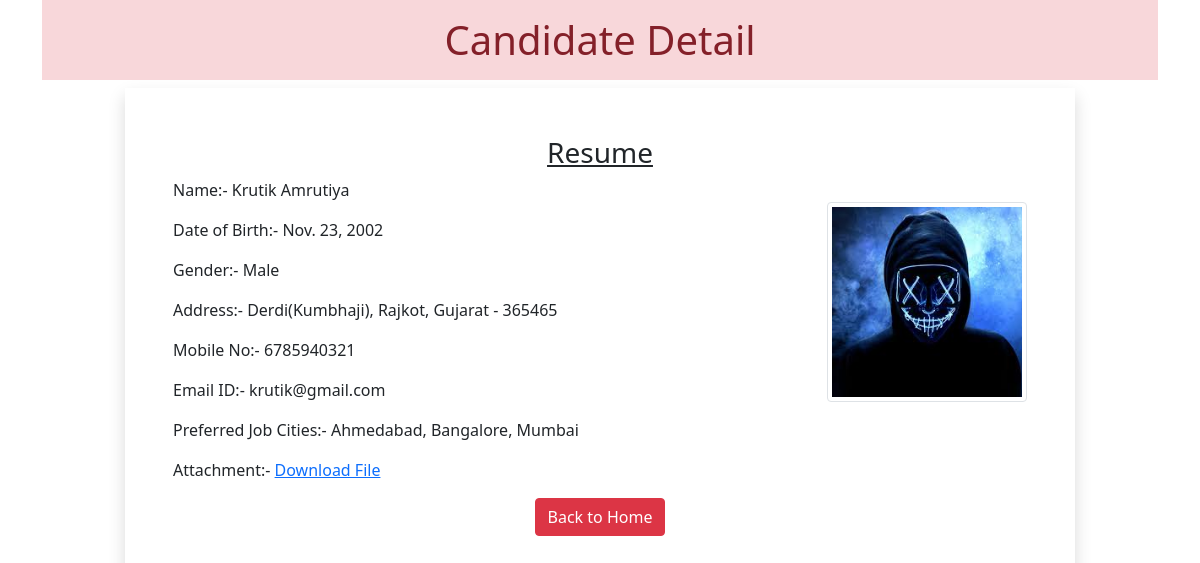
The page /1 on the database its author committed.
### myapp/models.py (models this page shows)
class Resume(models.Model):
    name = models.CharField(max_length=100)
    dob = models.DateField(auto_now=False,auto_now_add=False)
    gender = models.CharField(max_length=10)
    locality = models.CharField(max_length=100)
    city = models.CharField(max_length=100)
    pin = models.PositiveIntegerField()
    state = models.CharField(choices=STATE_CHOICE ,max_length=50)
    mobile = models.PositiveIntegerField()
    email = models.EmailField()
    job_city = models.CharField(max_length=100)
    profile_image = models.ImageField(upload_to='profileimg',blank=True)
    my_file = models.FileField(upload_to='doc',blank=True)

### myapp/views.py (the view)
# urls.py: path('<int:pk>', views.CandidateView.as_view(), name='Candidate')
class CandidateView(View):
    def get(self,request,pk):
        candidate = Resume.objects.get(pk=pk)
        return render(request,'candidate.html',{'candidate':candidate})

### myapp/templatetags/myfilter.py (called while the page is built)
@register.filter(name='remove_special')
def remove_chars(value, arg):
    for character in arg:
        value = value.replace(character, "")
    return value

### template/candidate.html (shortened to what this page needs)
<!DOCTYPE html>
{% load myfilter %}
<html lang="en">
<head>
  <link href="https://cdn.jsdelivr.net/npm/bootstrap@5.0.0-beta2/dist/css/bootstrap.min.css" rel="stylesheet">
</head>
<body>
  <div class="container">
   <h1 class="alert-danger text-center p-3">Candidate Detail</h1>
   <div class="row">
    <div class="col-sm-10 shadow p-5 offset-sm-1">
     <h3 class="text-center"><u>Resume</u></h3>
     <img src="{{candidate.profile_image.url}}" alt="" class="img-fluid img-thumbnail float-end mt-4" width="200" height="200">
     <p>Name:- {{candidate.name}}</p>
     <p>Date of Birth:- {{candidate.dob}}</p>
     <p>Gender:- {{candidate.gender}}</p>
     <p>Address:- {{candidate.locality}}, {{candidate.city}}, {{candidate.state}} - {{candidate.pin}}</p>
     <p>Mobile No:- {{candidate.mobile}}</p>
     <p>Email ID:- {{candidate.email}}</p>
     <p>Preferred Job Cities:- {{candidate.job_city|remove_special:"[]'"}}</p>
     <p>Attachment:- <a href="{{candidate.my_file.url}}">Download File</a></p>
    <div class="text-center">
     <a href="/" class="btn btn-danger">Back to Home</a>
    </div>
    </div>
   </div>
  </div>
</body>
</html>

### rows shown on the page
Resume: profile_image (picture), name "Krutik Amrutiya", dob "Nov. 23, 2002", gender "Male", locality "Derdi(Kumbhaji)", city "Rajkot", state "Gujarat", pin "365465", mobile "6785940321", email "krutik@gmail.com", job_city|remove_special "Ahmedabad, Bangalore, Mumbai"
